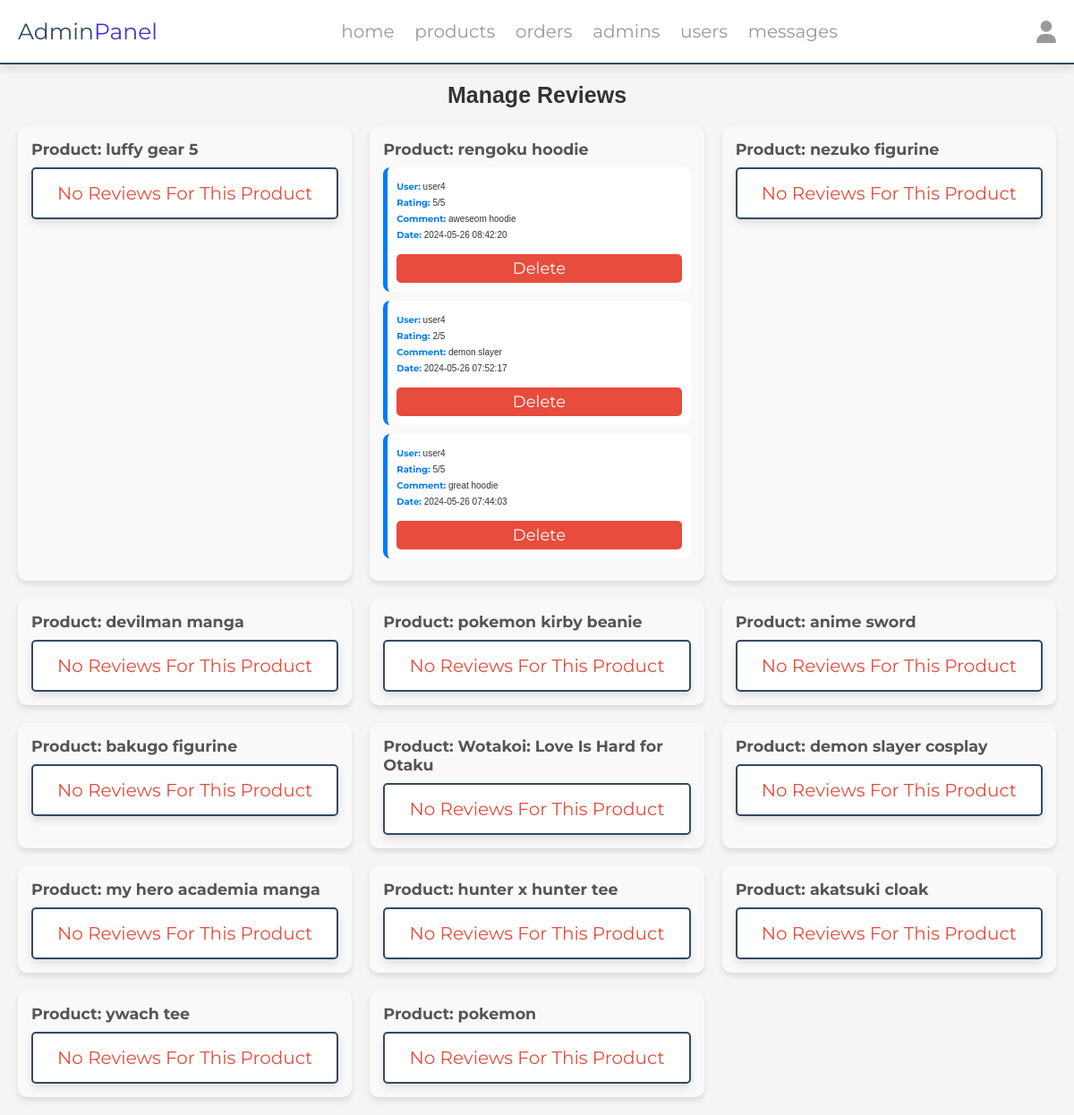
The app's page /admin/manage_reviews.php (signed in) with its own data.
### tables this page shows
CREATE TABLE `products` (
  `ID` int(100) NOT NULL,
  `name` varchar(100) NOT NULL,
  `category` varchar(100) NOT NULL,
  `price` int(10) NOT NULL,
  `image` varchar(100) NOT NULL,
  `description` text DEFAULT NULL
);

CREATE TABLE `reviews` (
  `id` int(11) NOT NULL,
  `product_id` int(11) NOT NULL,
  `user_id` int(11) NOT NULL,
  `rating` int(11) NOT NULL CHECK (`rating` >= 1 and `rating` <= 5),
  `comment` text NOT NULL,
  `created_at` timestamp NOT NULL DEFAULT current_timestamp()
);

CREATE TABLE `users` (
  `ID` int(100) NOT NULL,
  `name` varchar(20) NOT NULL,
  `email` varchar(50) NOT NULL,
  `number` int(10) NOT NULL,
  `password` varchar(50) NOT NULL,
  `address` varchar(500) NOT NULL
);

### admin/manage_reviews.php (the view, shortened to what this page needs)
<?php
include '../INCLUDES/connect.php';
?>
<!DOCTYPE html>
<html lang="en">
<head>
   <link rel="stylesheet" href="https://cdnjs.cloudflare.com/ajax/libs/font-awesome/6.1.1/css/all.min.css">
   <link rel="stylesheet" href="../css/admin_style.css">
</head>
<body>
<?php include '../INCLUDES/admin_header.php' ?>
<section class="manage-reviews">
   <h1 class="heading">Manage Reviews</h1>
   <div class="box-container">
   <?php
      $select_products = $conn->prepare("SELECT * FROM `products`");
      $select_products->execute();
      if($select_products->rowCount() > 0){
         while($fetch_products = $select_products->fetch(PDO::FETCH_ASSOC)){
            $product_id = $fetch_products['ID'];
   ?>
   <div class="product-reviews">
      <h2>Product: <?= $fetch_products['name']; ?></h2>
      <?php
         $select_reviews = $conn->prepare("SELECT reviews.*, users.name AS user_name FROM `reviews` JOIN `users` ON reviews.user_id = users.id WHERE product_id = ? ORDER BY reviews.created_at DESC");
         $select_reviews->execute([$product_id]);
         if($select_reviews->rowCount() > 0){
            while($fetch_reviews = $select_reviews->fetch(PDO::FETCH_ASSOC)){
      ?>
      <div class="box">
         <p><strong>User:</strong> <?= $fetch_reviews['user_name']; ?></p>
         <p><strong>Rating:</strong> <?= $fetch_reviews['rating']; ?>/5</p>
         <p><strong>Comment:</strong> <?= $fetch_reviews['comment']; ?></p>
         <p><strong>Date:</strong> <?= $fetch_reviews['created_at']; ?></p>
         <a href="manage_reviews.php?delete=<?= $fetch_reviews['id']; ?>" class="delete-btn" onclick="return confirm('Are you sure you want to delete this review?');">Delete</a>
      </div>
      <?php
            }
         } else {
            echo '<p class="empty">No reviews for this product</p>';
         }
      ?>
   </div>
   <?php
         }
      } else {
         echo '<p class="empty">No products found</p>';
      }
   ?>
   </div>
</section>
</body>
</html>

### css/admin_style.css (style rules this page uses)
:root { --main-color:#4834d4; --red:#e74c3c; --orange:#f39c12; --black:#34495e; --white:#fff; --light-bg:#f5f5f5; --light-color:#999; --border:.2rem solid var(--black); --box-shadow:0 .5rem 1rem rgba(0,0,0,.1); }
* { font-family: 'Montserrat', sans-serif; margin:0; padding:0; box-sizing: border-box; text-decoration: none; outline: none; border:none; }
html { font-size: 62.5%; overflow-x: hidden; }
body { background-color: var(--light-bg); }
section { max-width: 1200px; margin:0 auto; padding:2rem; }
.btn, .delete-btn, .option-btn { display: block; margin-top: 1rem; border-radius: .5rem; cursor: pointer; width: 100%; font-size: 1.8rem; color:var(--white); padding:1.2rem 3rem; text-transform: capitalize; text-align: center; }
.delete-btn { background-color: var(--red); }
.heading { text-align: center; margin-bottom: 2rem; text-transform: capitalize; color:var(--black); font-size: 3rem; }
.empty { border:var(--border); border-radius: .5rem; background-color: var(--white); padding:1.5rem; text-align: center; width: 100%; font-size: 2rem; text-transform: capitalize; color:var(--red); box-shadow: var(--box-shadow); }
.manage-reviews { margin: 0 auto; padding: 2rem; max-width: 1200px; }
.manage-reviews .heading { text-align: center; font-size: 2.5rem; margin-bottom: 2rem; color: #333; font-family: 'Arial', sans-serif; }
.manage-reviews .box-container { display: grid; grid-template-columns: repeat(auto-fill, minmax(300px, 1fr)); gap: 2rem; }
.manage-reviews .box-container .product-reviews { background: #f9f9f9; padding: 1.5rem; border-radius: 10px; box-shadow: 0 4px 6px rgba(0, 0, 0, 0.1); transition: transform 0.3s; }
.manage-reviews .box-container .product-reviews h2 { font-size: 1.75rem; color: #555; margin-bottom: 1rem; }
.manage-reviews .box-container .product-reviews .box { background: #fff; padding: 1rem; border-radius: 8px; margin-bottom: 1rem; border-left: 5px solid #007bff; transition: background 0.3s; }
.manage-reviews .box-container .product-reviews .box p { margin: 0.5rem 0; color: #333; font-family: 'Arial', sans-serif; }
.manage-reviews .box-container .product-reviews .box p strong { color: #007bff; }
.manage-reviews .box-container .product-reviews .delete-btn { display: inline-block; padding: 0.5rem 1rem; color: white; background-color: #e74c3c; border: none; border-radius: 5px; text-decoration: none; transition: background-color 0.3s; }

### records on screen
products: name "luffy gear 5", shows "No Reviews For This Product"
products: name "rengoku hoodie"
reviews: user.name "user4", rating "5", comment "aweseom hoodie", created_at "2024-05-26 08:42:20"
reviews: user.name "user4", rating "2", comment "demon slayer", created_at "2024-05-26 07:52:17"
reviews: user.name "user4", rating "5", comment "great hoodie", created_at "2024-05-26 07:44:03"
products: name "nezuko figurine", shows "No Reviews For This Product"
products: name "devilman manga", shows "No Reviews For This Product"
products: name "pokemon kirby beanie", shows "No Reviews For This Product"
products: name "anime sword", shows "No Reviews For This Product"
products: name "bakugo figurine", shows "No Reviews For This Product"
products: name "Wotakoi: Love Is Hard for Otaku", shows "No Reviews For This Product"
products: name "demon slayer cosplay", shows "No Reviews For This Product"
products: name "my hero academia manga", shows "No Reviews For This Product"
products: name "hunter x hunter tee", shows "No Reviews For This Product"
products: name "akatsuki cloak", shows "No Reviews For This Product"
products: name "ywach tee", shows "No Reviews For This Product"
products: name "pokemon", shows "No Reviews For This Product"
